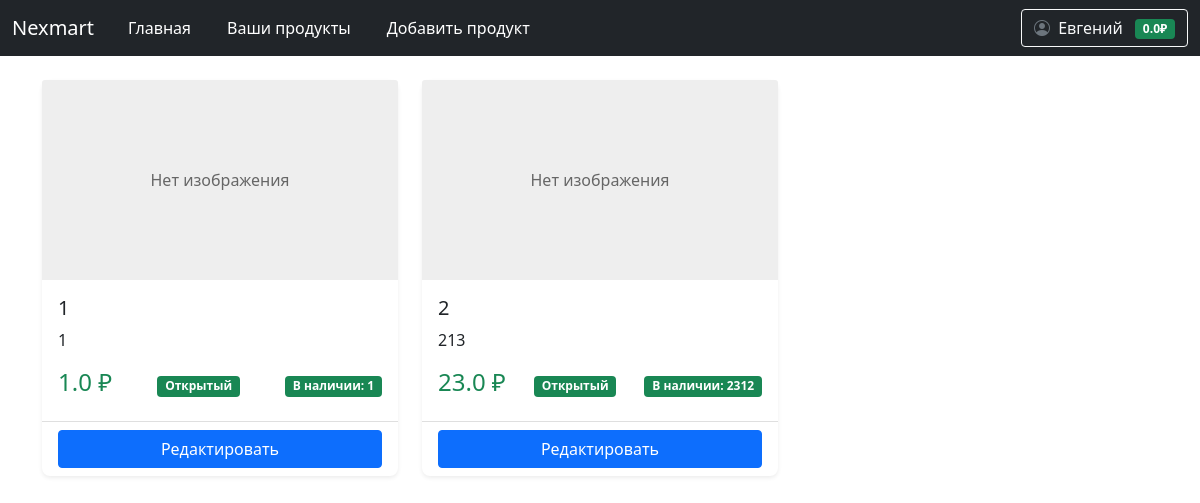
Before: /user/products (signed in) with the older database file.
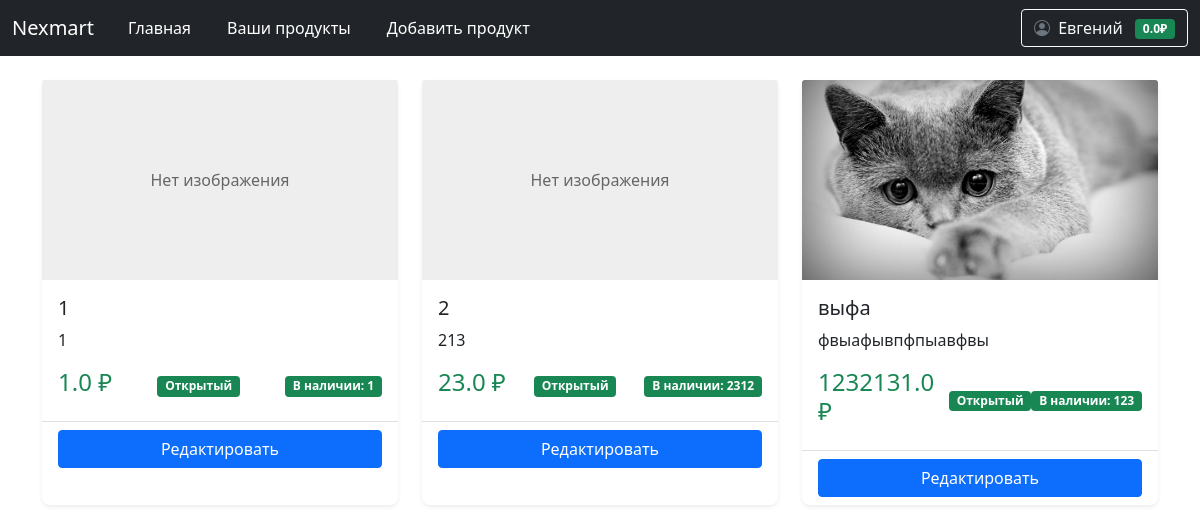
After: the same page with the newer database file.
### data/product.py (models this page shows)
class Product(SqlAlchemyBase):
    __tablename__ = 'products'
    id = sqlalchemy.Column(sqlalchemy.Integer, primary_key=True, autoincrement=True)
    name = sqlalchemy.Column(sqlalchemy.String, nullable=False)
    price = sqlalchemy.Column(sqlalchemy.Float, nullable=False)
    description = sqlalchemy.Column(sqlalchemy.Text)
    created_date = sqlalchemy.Column(sqlalchemy.DateTime, default=datetime.datetime.now)
    open = sqlalchemy.Column(sqlalchemy.Boolean)  # открыт ли продукт для общего доступа
    amount_available = sqlalchemy.Column(sqlalchemy.Integer)  # сколько есть продукта для продажи
    amount_sell = sqlalchemy.Column(sqlalchemy.Integer)  # сколько продано для статистики
    image = sqlalchemy.Column(sqlalchemy.String)
    user_id = sqlalchemy.Column(sqlalchemy.Integer, sqlalchemy.ForeignKey('users.id'))
    user = sqlalchemy.orm.relationship('User', back_populates='products')

### main.py (the view)
@app.route('/user/products')
@login_required
def user_products():
    products = current_user.products
    return render_template('user_products.html', products=products)

### data/db_session.py (called while the page is built)
def create_session() -> Session:
    global __factory
    return __factory()

### main.py (called while the page is built)
@login_manager.user_loader
def load_user(user_id):
    db_sess = db_session.create_session()
    return db_sess.query(User).get(user_id)

### templates/user_products.html (shortened to what this page needs)
{% extends "base.html" %}
{% block content %}
 <div class="row row-cols-1 row-cols-md-3 g-4">
        {% for product in products %}
        <div class="col">
            <div class="card h-100">
                <a href="/products/{{ product.id }}" class="text-decoration-none text-dark ">
                    {% if product.image %}
                    <img src="{{ url_for('static', filename='upload/' + product.image) }}"
                         class="card-img-top product-image"
                         alt="{{ product.name }}">
                    {% else %}
                    <div class="card-img-top no-image">Нет изображения</div>
                    {% endif %}
                    <div class="card-body">
                        <h5 class="card-title">{{ product.name }}</h5>
                        <p class="card-text">{{ product.description }}</p>
                        <div class="d-flex justify-content-between align-items-center">
                             <span class="h4 text-success">{{ product.price }} ₽</span>
                            {% if product.open %}
                                <span class="badge bg-success">Открытый</span>
                            {% else %}
                                <span class="badge bg-danger">Закрытый</span>
                            {% endif %}
                            {% if product.amount_available and product.amount_available > 0 %}
                                <span class="badge bg-success">В наличии: {{ product.amount_available }}</span>
                            {% else %}
                                <span class="badge bg-danger">Нет в наличии</span>
                            {% endif %}
                        </div>
                    </div>
                </a>
                <div class="card-footer bg-transparent">
                    <a href="/user/products/edit/{{product.id}}" class="btn btn-primary w-100">Редактировать</a>
                </div>
            </div>
        </div>
        {% else %}
        <div class="col-12">
            <div class="alert alert-warning">
                Товары не найдены. Попробуйте изменить условия поиска.
            </div>
        </div>
        {% endfor %}
    </div>
{% endblock %}

Changed rows visible on the page:
added Product: image (picture), name "выфа", description "фвыафывпфпыавфвы", price "1232131.0", open "Открытый", amount_available "123"
